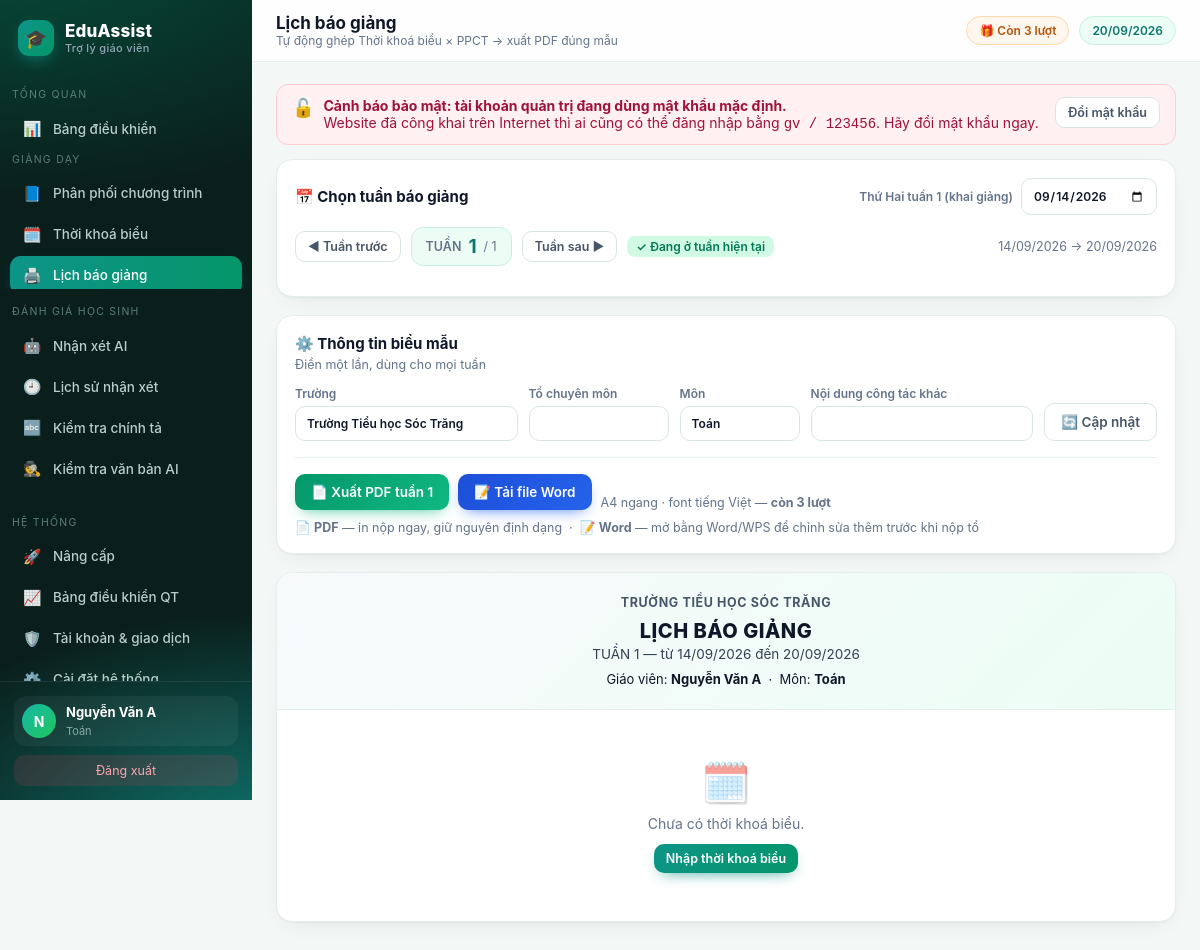
Screenshot of /bao-giang (signed in) with the database file from the repository.
### tables this page shows
CREATE TABLE teacher(
  id INTEGER PRIMARY KEY AUTOINCREMENT,
  username TEXT UNIQUE NOT NULL,
  password TEXT NOT NULL,
  fullname TEXT,
  school TEXT,
  subject TEXT,
  role TEXT DEFAULT 'teacher',
  email TEXT,
  phone TEXT,                      -- so dien thoai nhan tin nhan ma kich hoat
  google_sub TEXT,
  avatar TEXT,
  used INTEGER DEFAULT 0,          -- so luot da dung
  bought INTEGER DEFAULT 0,        -- so luot mua them (goi le 10k)
  expires TEXT,                    -- han su dung goi tra phi (ISO date)
  created TEXT
);

### app/core.py (the view, shortened to what this page needs)
@bp.route("/bao-giang", methods=["GET", "POST"])
@login_required
def bao_giang():
    db, u = get_db(), current_user()
    tuan = max(1, int(request.values.get("tuan") or 1))
    s_t1 = setting(f"tuan1_{u['id']}", "")
    if s_t1:
        tuan1 = datetime.date.fromisoformat(s_t1)
    else:
        t = datetime.date.today()
        tuan1 = t - datetime.timedelta(days=t.weekday())
    breaks = LN.get_breaks(db, u["id"])
    offday = LN.off_days(breaks)
    d = request.values.get("tu_ngay")
    if d:
        monday = datetime.date.fromisoformat(d)
    else:
        monday = LN.monday_for_week(tuan1, breaks, tuan)
    rows = _rows_for_week(session["uid"], tuan, monday, offday)
    meta = {"truong": request.values.get("truong") or u["school"] or "",
            "to": request.values.get("to", ""), "giao_vien": u["fullname"] or u["username"],
            "mon": request.values.get("mon") or u["subject"] or "",
            "tuan": tuan, "tu_ngay": monday.strftime("%d/%m/%Y"),
            "den_ngay": (monday + datetime.timedelta(days=6)).strftime("%d/%m/%Y"),
            "noi_dung_khac": request.values.get("noi_dung_khac", ""),
            "dia_danh": request.values.get("dia_danh", "Sóc Trăng"),
            "ngay_ky": monday.day, "thang_ky": monday.month, "nam_ky": monday.year}
    act = request.form.get("act") if request.method == "POST" else None
    tuans_pp = [r[0] for r in db.execute(
        "SELECT DISTINCT tuan FROM ppct WHERE teacher_id=? ORDER BY tuan", (u["id"],))]
    max_tuan = max(tuans_pp or [1])
    tuan_now = LN.current_week(tuan1, breaks)
    _, cal = LN.build_calendar(tuan1, breaks, max_hoc=max_tuan)
    da_xuat = {int(m.group(1)) for m in (re.match(r"Lịch báo giảng tuần (\d+)", r["detail"] or "")
               for r in db.execute("SELECT detail FROM usage_log WHERE teacher_id=? AND kind IN ('pdf','word')",
                                   (u["id"],))) if m}
    nghi_tuan_nay = LN.week_label(monday, breaks)
    meta["nghi"] = nghi_tuan_nay
    return render_template("baogiang.html", rows=rows, meta=meta, monday=monday, tuan=tuan,
                           tuans_pp=tuans_pp, max_tuan=max_tuan, tuan_now=tuan_now,
                           tuan1=tuan1, da_xuat=da_xuat, cal=cal, breaks=breaks,
                           nghi_tuan_nay=nghi_tuan_nay)

### app/auth.py (called while the page is built, shortened)
def _chuan_hoa_base(gia_tri):
    gia_tri = (gia_tri or '').strip().rstrip('/')
    if not gia_tri:
        return ''
    try:
        u = urlsplit(gia_tri)
        if u.scheme != 'https' or not u.hostname or u.username or u.password:
            return ''
        if u.query or u.fragment or u.path:
            return ''
        if '.' not in u.hostname:
            return ''
    except ValueError:
        return ''
    return 'https://' + ten

def base_tu_request():
    try:
        if request.scheme != 'https':
            return ''
        return _chuan_hoa_base('https://' + request.host)
    except Exception:
        return ''

def danh_sach_base():
    ra = []
    for phan in (CFG.get('PUBLIC_BASE_URL', '') or '').split(','):
        b = _chuan_hoa_base(phan)
        if b and b not in ra:
            ra.append(b)
    return ra

def google_base_url():
    ds = danh_sach_base()
    hien_tai = base_tu_request()
    if hien_tai and (hien_tai in ds or not ds):
        return hien_tai
    return ds[0] if ds else ''

def google_callback_url():
    base = google_base_url()
    return base + '/login/google/callback' if base else ''

def google_bat():
    return bool(CFG.get('GOOGLE_CLIENT_ID') and CFG.get('GOOGLE_CLIENT_SECRET') and google_callback_url())

def login_required(f):
    @wraps(f)
    def w(*a, **k):
        if not current_user():
            session.clear()
            return redirect(url_for('auth.login', next=request.path))
        return f(*a, **k)
    return w

def current_user():
    if session.get('uid'):
        return get_db().execute('SELECT * FROM teacher WHERE id=?', (session['uid'],)).fetchone()

### app/core.py (called while the page is built)
@bp.app_context_processor
def inject():
    u = current_user()
    return {"user": u, "THU_NAME": THU_NAME, "PROVIDERS": AI.PROVIDERS,
            "timedelta": datetime.timedelta,
            "now": datetime.date.today(), "BL": BL,
            "is_pro": BL.is_pro(u), "remaining": BL.remaining(u),
            "days_left": BL.days_left(u), "FREE_QUOTA": BL.FREE_QUOTA,
            "CFG": CFG, "google_enabled": google_bat(), "google_callback_url": google_callback_url(),
            "SITE_NAME": CFG.get("SITE_NAME", "EduAssist"),
            "SITE_TAGLINE": CFG.get("SITE_TAGLINE", "Trợ lý giáo viên"),
            "SITE_LOGO": CFG.get("SITE_LOGO", "🎓"),
            "so_viec_admin": _viec_admin(u),
            "canh_bao_mk": _mk_mac_dinh(u)}

### app/modules/config.py (called while the page is built, shortened)
def _lam_moi():
    if time.time() - _lan_nap < TTL:
        return

### app/modules/lichnghi.py (called while the page is built, shortened)
def off_mondays(breaks):
    s = set()
    return s

### app/templates/baogiang.html (shortened to what this page needs)
{% extends 'base.html' %}
{% block head %}Lịch báo giảng{% endblock %}
{% block crumb %}Tự động ghép Thời khoá biểu × PPCT → xuất PDF đúng mẫu{% endblock %}
{% block body %}
<div class="card">
 <div class="chead">
  <h3>📅 Chọn tuần báo giảng</h3>
  <form method="get" class="row" style="gap:8px">
   <label class="f" style="flex-direction:row;align-items:center;gap:8px">Thứ Hai tuần 1 (khai giảng)
    <input type="date" name="tuan_1" value="{{tuan1}}" onchange="this.form.submit()"></label>
  </form>
 </div>
 <div style="display:flex;align-items:center;gap:10px;margin-bottom:12px;flex-wrap:wrap">
  {% set qs = [] %}
  {% for k,v in request.args.items() if k not in ('tuan','tu_ngay') %}{% set _ = qs.append(k ~ '=' ~ v) %}{% endfor %}
  {% set extra = ('&' ~ qs|join('&')) if qs else '' %}
  <a class="btn sec sm {{'dis' if tuan<=1}}" href="?tuan={{tuan-1 if tuan>1 else 1}}{{extra}}">◀ Tuần trước</a>
  <div style="display:flex;align-items:center;gap:7px;background:#ecfdf5;border:1px solid #c7f0e4;
   border-radius:12px;padding:7px 14px">
   <span class="muted" style="font-weight:600">TUẦN</span>
   <b style="font-size:19px;color:#0f766e">{{tuan}}</b>
   <span class="muted">/ {{max_tuan}}</span>
  </div>
  <a class="btn sec sm" href="?tuan={{tuan+1}}{{extra}}">Tuần sau ▶</a>
  {% if tuan_now and tuan_now != tuan %}
   <a class="btn sm" href="?tuan={{tuan_now}}{{extra}}">🎯 Về tuần hiện tại ({{tuan_now}})</a>
  {% elif tuan_now == tuan %}
   <span class="chip" style="background:#d1fae5;color:#047857">✓ Đang ở tuần hiện tại</span>
  {% endif %}
  <span class="muted" style="margin-left:auto">
   {{meta.tu_ngay}} → {{meta.den_ngay}}</span>
 </div>
</div>
<div class="card">
 <h3>⚙️ Thông tin biểu mẫu</h3><p class="sub">Điền một lần, dùng cho mọi tuần</p>
 <form method="get" class="row">
  <label class="f" style="flex:1;min-width:210px">Trường<input name="truong" value="{{meta.truong}}"></label>
  <label class="f">Tổ chuyên môn<input name="to" value="{{meta.to}}" style="width:140px"></label>
  <label class="f">Môn<input name="mon" value="{{meta.mon}}" style="width:120px"></label>
  <label class="f" style="flex:1;min-width:200px">Nội dung công tác khác<input name="noi_dung_khac" value="{{meta.noi_dung_khac}}"></label>
  <button class="sec">🔄 Cập nhật</button>
 </form>
 <hr class="s">
 <div class="row" style="gap:9px">
  {% if is_pro or remaining > 0 %}
   <form method="post" style="display:inline">
    <button class="ok">📄 Xuất PDF tuần {{tuan}}</button>
   </form>
   <form method="post" style="display:inline">
    <button style="background:linear-gradient(135deg,#1d4ed8,#2563eb);box-shadow:0 6px 16px -8px #2563eb">
     📝 Tải file Word</button>
   </form>
   {% if is_pro %}
    <span class="muted">👑 Gói không giới hạn · còn {{days_left}} ngày</span>
   {% else %}
    <span class="muted">A4 ngang · font tiếng Việt — <b>còn {{remaining}} lượt</b></span>
   {% endif %}
  {% else %}
   <a class="btn" href="{{url_for('core.nang_cap', need='pdf')}}" style="background:linear-gradient(135deg,#f59e0b,#ea580c)">
    🔒 Hết lượt miễn phí — Nâng cấp để tải</a>
   <span class="muted">Chỉ {{ '{:,}'.format(BL.PRICE).replace(',','.') }}đ/năm dùng không giới hạn</span>
  {% endif %}
 </div>
 <p class="muted" style="margin:10px 0 0">
  📄 <b>PDF</b> — in nộp ngay, giữ nguyên định dạng &nbsp;·&nbsp;
  📝 <b>Word</b> — mở bằng Word/WPS để chỉnh sửa thêm trước khi nộp tổ</p>
</div>
<div class="card" style="padding:0;overflow:hidden">
 <div style="background:linear-gradient(135deg,#f8fafc,#ecfdf5);padding:22px;text-align:center;border-bottom:1px solid var(--line)">
  <div style="font-size:12.5px;font-weight:700;color:#475569;letter-spacing:.05em">{{meta.truong|upper}}</div>
  <div style="font-size:20px;font-weight:800;margin:9px 0 3px;letter-spacing:.5px">LỊCH BÁO GIẢNG</div>
  <div style="font-size:13.5px;color:#334155">TUẦN {{meta.tuan}} — từ {{meta.tu_ngay}} đến {{meta.den_ngay}}</div>
  <div style="margin-top:9px;font-size:13px">Giáo viên: <b>{{meta.giao_vien}}</b>
   {% if meta.mon %}&nbsp;·&nbsp; Môn: <b>{{meta.mon}}</b>{% endif %}</div>
 </div>
 {% if rows %}
 <table>
  <thead><tr><th>Thứ / Ngày</th><th>Buổi</th><th>Tiết</th><th>Lớp</th><th>Môn</th><th>Tiết PPCT</th>
   <th style="width:32%">Tên bài dạy</th><th>Đồ dùng / Ghi chú</th></tr></thead>
  <tbody>{% for r in rows %}
   {% set newday = loop.first or rows[loop.index0-1].thu != r.thu %}
   <tr style="{% if newday and not loop.first %}border-top:2px solid #e2e8f0;{% endif %}{% if r.nghi %}background:#fff5f6{% endif %}">
   <td>{% if newday %}<b>{{THU_NAME[r.thu]}}</b><div class="muted">{{r.ngay}}</div>{% endif %}</td>
   <td><span class="chip" style="background:{{'#ecfdf5' if r.buoi=='Sáng' else '#fff7ed'}};
     color:{{'#0d9488' if r.buoi=='Sáng' else '#ea580c'}}">{{r.buoi}}</span></td>
   <td><b>{{r.tiet}}</b></td><td><span class="chip">{{r.lop}}</span></td><td>{{r.mon}}</td>
   <td>{{r.tiet_pp or '—'}}</td>
   <td>{% if r.nghi %}<b style="color:#be123c">🏖️ {{r.ten_bai}}</b>
       {% elif r.ten_bai %}{{r.ten_bai}}{% else %}<span style="color:#cbd5e1">— chưa có trong PPCT —</span>{% endif %}</td>
   <td class="muted">{{r.ghi_chu or ''}}</td></tr>{% endfor %}</tbody>
 </table>
 {% if meta.noi_dung_khac %}<div style="padding:14px 18px;border-top:1px solid var(--line)">
   <b>Nội dung công tác khác:</b> {{meta.noi_dung_khac}}</div>{% endif %}
 {% else %}<div class="empty" style="padding:48px"><span class="e">🗓️</span>Chưa có thời khoá biểu.<br>
   <a class="btn sm" style="margin-top:12px" href="{{url_for('core.tkb')}}">Nhập thời khoá biểu</a></div>{% endif %}
</div>
{% endblock %}

### app/templates/base.html (shortened to what this page needs)
<!doctype html>
<html lang="vi"><head>
</head><body>
{% if user %}
<div class="shell">
<aside id="sb">
  <div class="brand"><span class="mk">{{SITE_LOGO}}</span><span>{{SITE_NAME}}<small>{{SITE_TAGLINE}}</small></span></div>
  {% set ep = request.endpoint %}
  <div class="navgrp">Tổng quan</div>
  <nav>
    <a href="{{url_for('core.dashboard')}}" class="{{'on' if ep=='core.dashboard'}}"><i>📊</i>Bảng điều khiển</a>
  </nav>
  <div class="navgrp">Giảng dạy</div>
  <nav>
    <a href="{{url_for('core.ppct')}}" class="{{'on' if ep=='core.ppct'}}"><i>📘</i>Phân phối chương trình</a>
    <a href="{{url_for('core.tkb')}}" class="{{'on' if ep=='core.tkb'}}"><i>🗓️</i>Thời khoá biểu</a>
    <a href="{{url_for('core.bao_giang')}}" class="{{'on' if ep=='core.bao_giang'}}"><i>🖨️</i>Lịch báo giảng</a>
  </nav>
  <div class="navgrp">Đánh giá học sinh</div>
  <nav>
    <a href="{{url_for('core.nhan_xet')}}" class="{{'on' if ep=='core.nhan_xet'}}"><i>🤖</i>Nhận xét AI</a>
    <a href="{{url_for('core.lich_su')}}" class="{{'on' if ep=='core.lich_su'}}"><i>🕘</i>Lịch sử nhận xét</a>
    <a href="{{url_for('core.chinh_ta')}}" class="{{'on' if ep=='core.chinh_ta'}}"><i>🔤</i>Kiểm tra chính tả</a>
    {% for m in (PLUGIN_MENUS or []) %}<a href="{{url_for(m.endpoint)}}" class="{{'on' if ep==m.endpoint}}"><i>{{m.icon}}</i>{{m.label}}</a>{% endfor %}
  </nav>
  <div class="navgrp">Hệ thống</div>
  <nav>
    <a href="{{url_for('core.nang_cap')}}" class="{{'on' if ep=='core.nang_cap'}}"><i>{{ '👑' if is_pro else '🚀' }}</i>{{ 'Gói của tôi' if is_pro else 'Nâng cấp' }}</a>
    {% if user['role']=='admin' %}
    <a href="{{url_for('core.qt_dashboard')}}" class="{{'on' if ep=='core.qt_dashboard'}}"><i>📈</i>Bảng điều khiển QT
      </a>
    <a href="{{url_for('core.quan_tri')}}" class="{{'on' if ep=='core.quan_tri'}}"><i>🛡️</i>Tài khoản &amp; giao dịch</a>
    <a href="{{url_for('core.qt_caidat')}}" class="{{'on' if ep=='core.qt_caidat'}}"><i>⚙️</i>Cài đặt hệ thống</a>
    {% endif %}
  </nav>
  <div class="side-foot">
    <div class="me">{% if user['avatar'] %}<img class="av" src="{{user['avatar']}}" alt="" style="object-fit:cover">
      {% else %}<div class="av">{{ (user['fullname'] or user['username'])[0]|upper }}</div>{% endif %}
      <div><b>{{user['fullname'] or user['username']}}</b><span>{{user['subject'] or 'Giáo viên'}}</span></div></div>
    <a class="logout" href="{{url_for('auth.logout')}}">Đăng xuất</a>
  </div>
</aside>
<main>
  <div class="topbar">
    <div><h1>{% block head %}Bảng điều khiển{% endblock %}</h1>
    <div class="crumb">{% block crumb %}{% endblock %}</div></div>
    <div class="sp">
      {% if is_pro %}
        <a href="{{url_for('core.nang_cap')}}" class="pill" style="background:linear-gradient(135deg,#0d9488,#059669);
          color:#fff;border:0">👑 Không giới hạn · còn {{days_left}} ngày</a>
      {% else %}
        <a href="{{url_for('core.nang_cap')}}" class="pill" style="background:{{'#fff1f2' if remaining==0 else '#fff7ed'}};
          color:{{'#be123c' if remaining==0 else '#b45309'}};border:1px solid {{'#fecdd3' if remaining==0 else '#fed7aa'}}">
          {{ '🔒 Hết lượt — Nâng cấp' if remaining==0 else '🎁 Còn ' ~ remaining ~ ' lượt' }}</a>
      {% endif %}
      <span class="pill">{{ now.strftime('%d/%m/%Y') }}</span></div>
  </div>
  <div class="wrap">
  {% if canh_bao_mk %}
  <div class="flash err" style="align-items:flex-start">
   <span style="font-size:18px">🔓</span>
   <div style="flex:1;font-weight:400"><b>Cảnh báo bảo mật: tài khoản quản trị đang dùng mật khẩu mặc định.</b><br>
    Website đã công khai trên Internet thì ai cũng có thể đăng nhập bằng <code>gv / 123456</code>.
    Hãy đổi mật khẩu ngay.</div>
   <a class="btn sec sm" href="{{url_for('core.cai_dat')}}#doimk">Đổi mật khẩu</a>
  </div>
  {% endif %}
  {% block body %}{% endblock %}
  </div>
</main>
</div>
{% else %}{% block body_anon %}{% endblock %}{% endif %}
</body></html>

### rows the page displays
teacher: fullname "N", fullname "Nguyễn Văn A", subject "Toán", truong "Trường Tiểu học Sóc Trăng", mon "Toán", truong "TRƯỜNG TIỂU HỌC SÓC TRĂNG", giao_vien "Nguyễn Văn A"

### other values shown
{{ SITE_LOGO }} "🎓"
{{ SITE_NAME }} "EduAssist"
{{ SITE_TAGLINE }} "Trợ lý giáo viên"
{{ m.icon }} "🕵️"
{{ m.label }} "Kiểm tra văn bản AI"
{{ '👑' if is_pro else '🚀' }} "🚀"
{{ 'Gói của tôi' if is_pro else 'Nâng cấp' }} "Nâng cấp"
{{ tuan }} "1"
{{ max_tuan }} "1"
{{ meta.tu_ngay }} "14/09/2026"
{{ meta.den_ngay }} "20/09/2026"
{{ remaining }} "3"
{{ meta.tuan }} "1"
